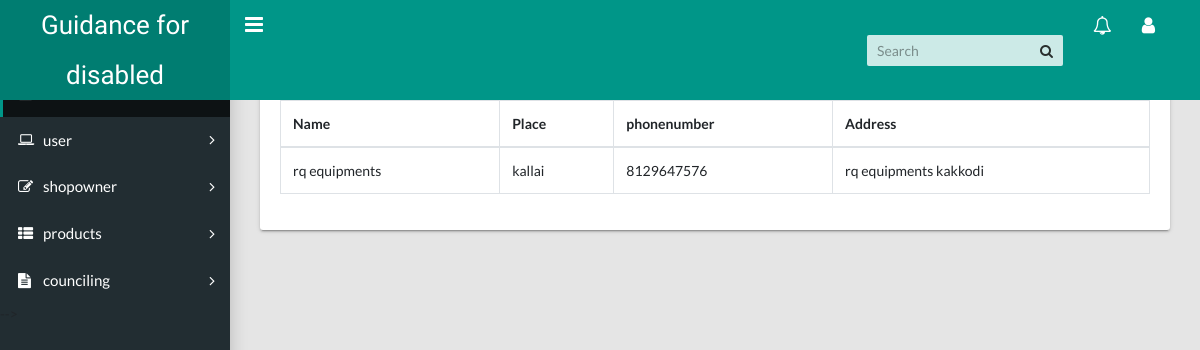
The app's page /approveshop with its own data.
### disabled/models.py (models this page shows, shortened)
class shopreg(models.Model):
    name=models.CharField(max_length=20)
    password=models.CharField(max_length=10)
    login_id=models.ForeignKey(Log,on_delete=models.CASCADE)
    address=models.CharField(max_length=100)
    place=models.CharField(max_length=20)
    phone=models.CharField(max_length=20)
    shopstatus=models.CharField(max_length=20)
    role=models.CharField(max_length=10)

### disabled/views.py (the view)
# urls.py: path("approveshop",views.admin_approveshop,name="admin_approveshop"),
def admin_approveshop(request):
    data=shopreg.objects.all()
    return render(request,'approveshop.html',{'data':data})

### disabled/templates/approveshop.html (shortened to what this page needs)
<!DOCTYPE html>
<html lang="en">
  <head>
    <link rel="stylesheet" type="text/css" href="../static/css/main.css">
    <link rel="stylesheet" type="text/css" href="https://maxcdn.bootstrapcdn.com/font-awesome/4.7.0/css/font-awesome.min.css">
  </head>
  <body class="app sidebar-mini">
    <header class="app-header"><a class="app-header__logo" href="index.html">Guidance for disabled</a>
      <a class="app-sidebar__toggle" href="#" data-toggle="sidebar" aria-label="Hide Sidebar"></a>
      <ul class="app-nav">
        <li class="app-search">
          <input class="app-search__input" type="search" placeholder="Search">
          <button class="app-search__button"><i class="fa fa-search"></i></button>
        </li>
        <li class="dropdown"><a class="app-nav__item" href="#" data-toggle="dropdown" aria-label="Show notifications"><i class="fa fa-bell-o fa-lg"></i></a>
        </li>
        <li class="dropdown"><a class="app-nav__item" href="#" data-toggle="dropdown" aria-label="Open Profile Menu"><i class="fa fa-user fa-lg"></i></a>
        </li>
      </ul>
    </header>
    <aside class="app-sidebar">
      <ul class="app-menu">
        <li><a class="app-menu__item active" href="{% url 'admin_dashboard' %}"><span class="app-menu__label">Dashboard</span></a></li>
        <li class="treeview"><a class="app-menu__item" href="#" data-toggle="treeview"><i class="app-menu__icon fa fa-laptop"></i><span class="app-menu__label">user</span><i class="treeview-indicator fa fa-angle-right"></i></a>
        </li>
        <li class="treeview"><a class="app-menu__item" href="#" data-toggle="treeview"><i class="app-menu__icon fa fa-edit"></i><span class="app-menu__label">shopowner</span><i class="treeview-indicator fa fa-angle-right"></i></a>
        </li>
        <li class="treeview"><a class="app-menu__item" href="#" data-toggle="treeview"><i class="app-menu__icon fa fa-th-list"></i><span class="app-menu__label">products</span><i class="treeview-indicator fa fa-angle-right"></i></a>
        </li>
        <li class="treeview"><a class="app-menu__item" href="#" data-toggle="treeview"><i class="app-menu__icon fa fa-file-text"></i><span class="app-menu__label">counciling</span><i class="treeview-indicator fa fa-angle-right"></i></a>
        </li>
    </aside>
    <main class="app-content">
        <div class="row">
          <div class="col-md-12">
            <div class="tile">
              <div class="tile-body">
                <div class="table-responsive">
                  <table class="table table-hover table-bordered" id="sampleTable">
                    <thead>
                      <tr>
                        <th>Name</th>
                        <th>Place</th>
                        <th>phonenumber</th>
                        <th>Address</th>
                      </tr>
                    </thead>
                    <tbody>
                      {% for i in data %}
                      {% if i.shopstatus == "0" %}
                      <tr>
                        <td>{{i.name}}</td>
                        <td>{{i.place}}</td>
                        <td>{{i.phone}}</td>
                        <td>{{i.address}}</td>
                      </tr>
                      {% endif %}
                      {% endfor %}
                    </tbody>
                  </table>
                </div>
              </div>
            </div>
          </div>
        </div>
      </main>
  </body>
</html>

### records on screen
shopreg: name "rq equipments", place "kallai", phone "8129647576", address "rq equipments kakkodi"
